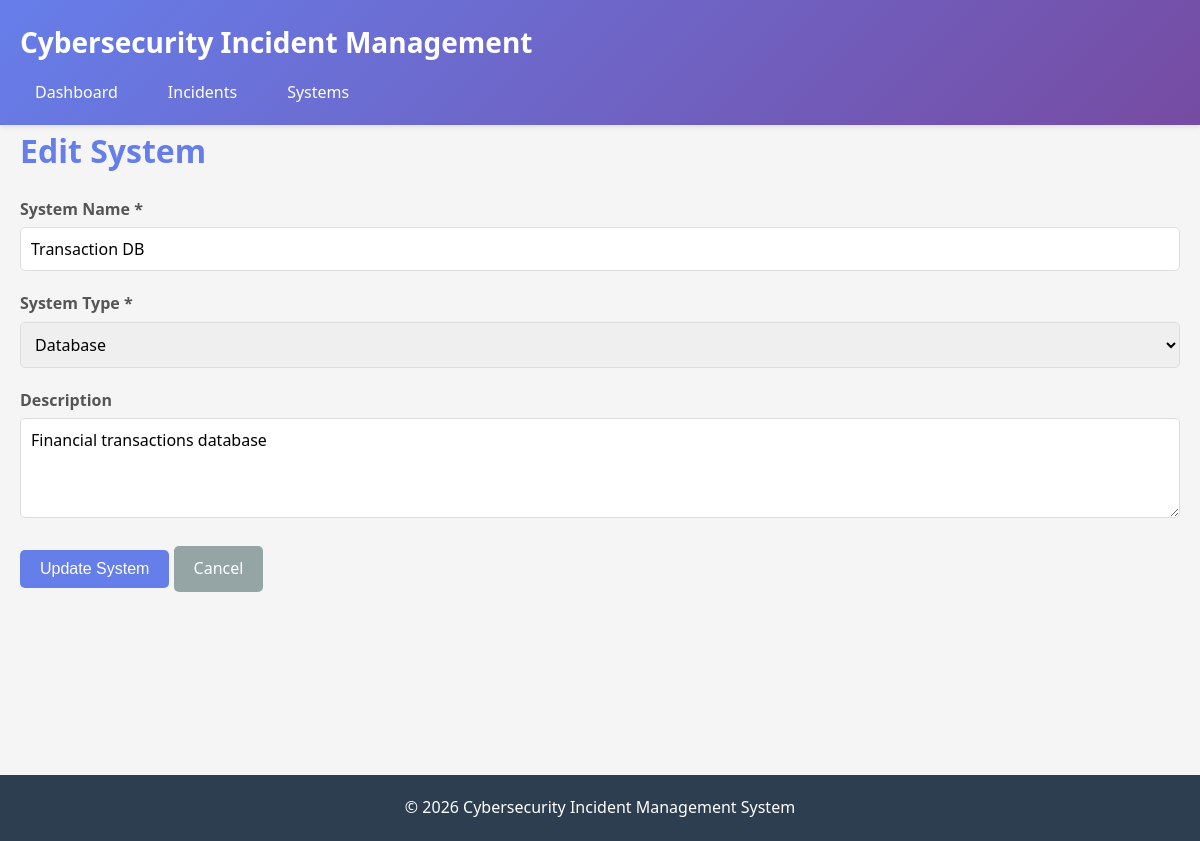
/edit_system.php?id=7, run on an earlier commit of the app's database.
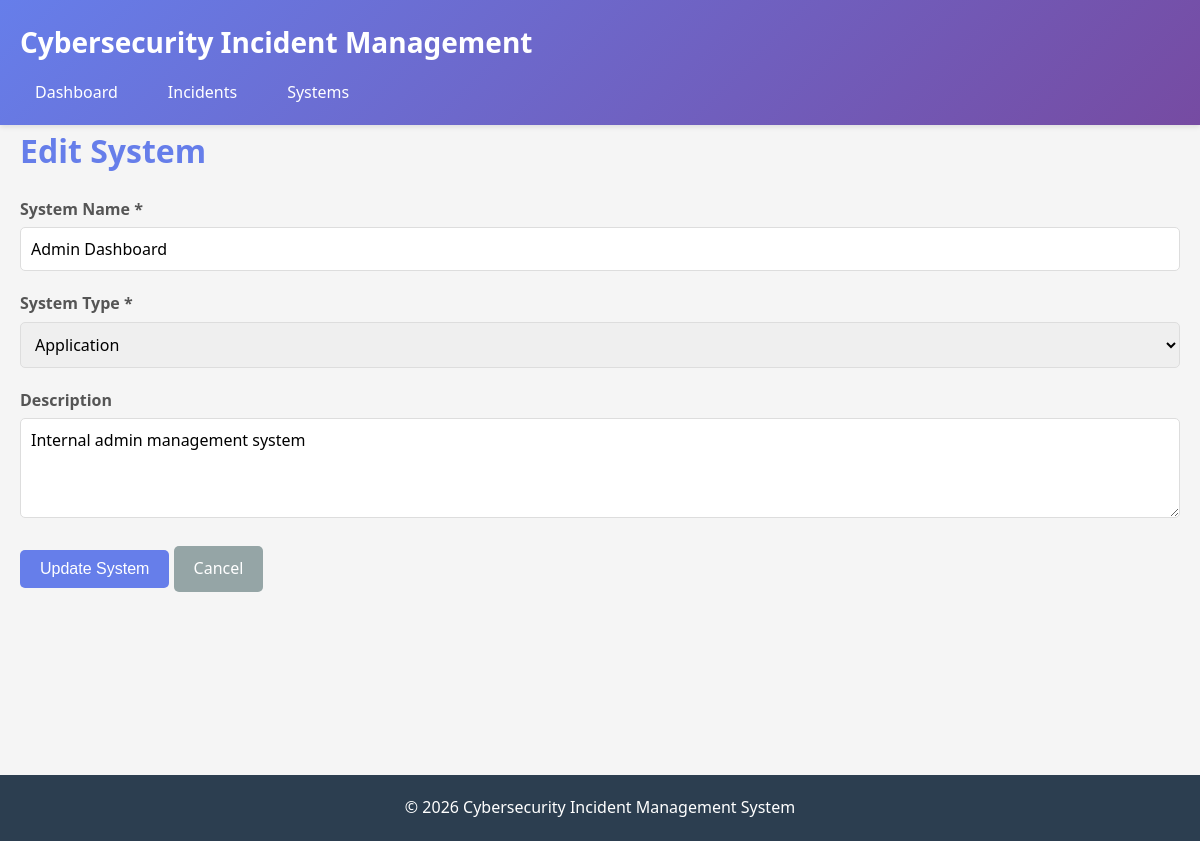
And on a later commit of the database.
### tables this page shows
CREATE TABLE systems (
    id INT AUTO_INCREMENT PRIMARY KEY,
    name VARCHAR(255) NOT NULL,
    type ENUM('Server', 'Application', 'Database', 'Firewall', 'Mail Gateway') NOT NULL,
    description TEXT,
    created_at TIMESTAMP DEFAULT CURRENT_TIMESTAMP,
    updated_at TIMESTAMP DEFAULT CURRENT_TIMESTAMP ON UPDATE CURRENT_TIMESTAMP
);

### includes/functions.php (called while the page is built, shortened)
<?php
function escape($string) {
    return htmlspecialchars($string, ENT_QUOTES, 'UTF-8');
}
?>

### public/edit_system.php (the view, shortened to what this page needs)
<?php
require_once '../includes/header.php';
$conn = getDBConnection();
$id = intval($_GET['id'] ?? 0);
$stmt = $conn->prepare("SELECT * FROM systems WHERE id = ?");
$stmt->execute([$id]);
$system = $stmt->fetch();
?>
<h2 class="page-title">Edit System</h2>
<form method="POST" action="">
    <div class="form-group">
        <label for="name">System Name *</label>
        <input type="text" id="name" name="name" value="<?php echo escape($system['name']); ?>" required>
    </div>
    <div class="form-group">
        <label for="type">System Type *</label>
        <select id="type" name="type" required>
            <option value="Application" <?php echo $system['type'] == 'Application' ? 'selected' : ''; ?>>Application</option>
            <option value="Database" <?php echo $system['type'] == 'Database' ? 'selected' : ''; ?>>Database</option>
        </select>
    </div>
    <div class="form-group">
        <label for="description">Description</label>
        <textarea id="description" name="description"><?php echo escape($system['description']); ?></textarea>
    </div>
    <div class="form-group">
        <button type="submit" class="btn">Update System</button>
        <a href="systems.php" class="btn btn-secondary">Cancel</a>
    </div>
</form>
<?php require_once '../includes/footer.php'; ?>

What changed in the data, as far as the page shows it:
changed systems: name "Transaction DB" → "Admin Dashboard"; type "Database" → "Application"; description "Financial transactions database" → "Internal admin management system"
